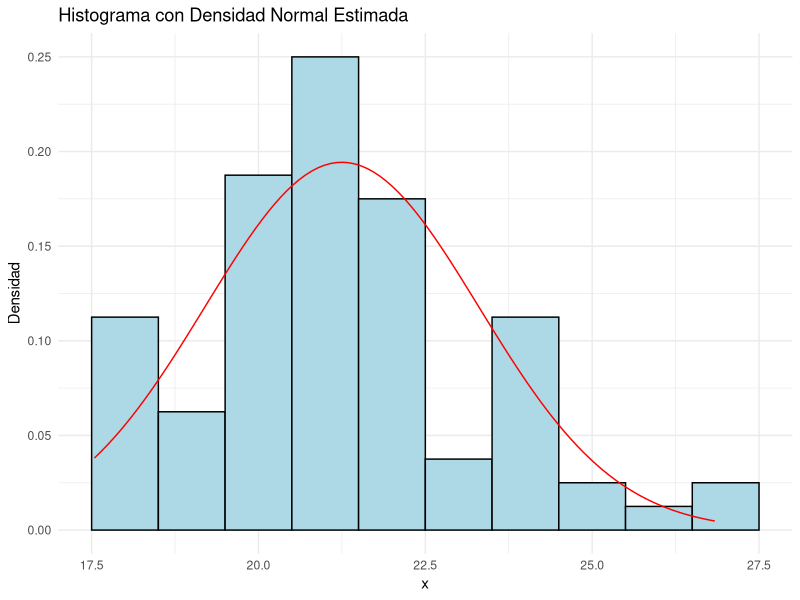
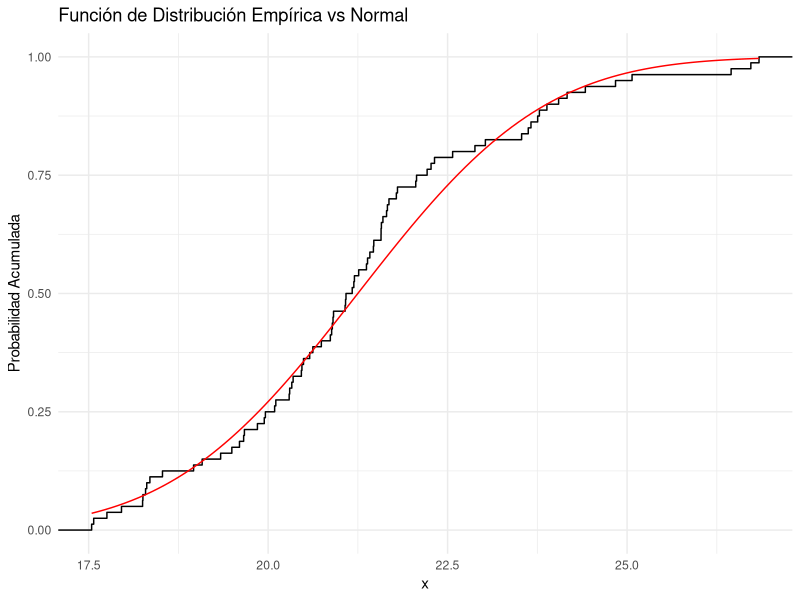
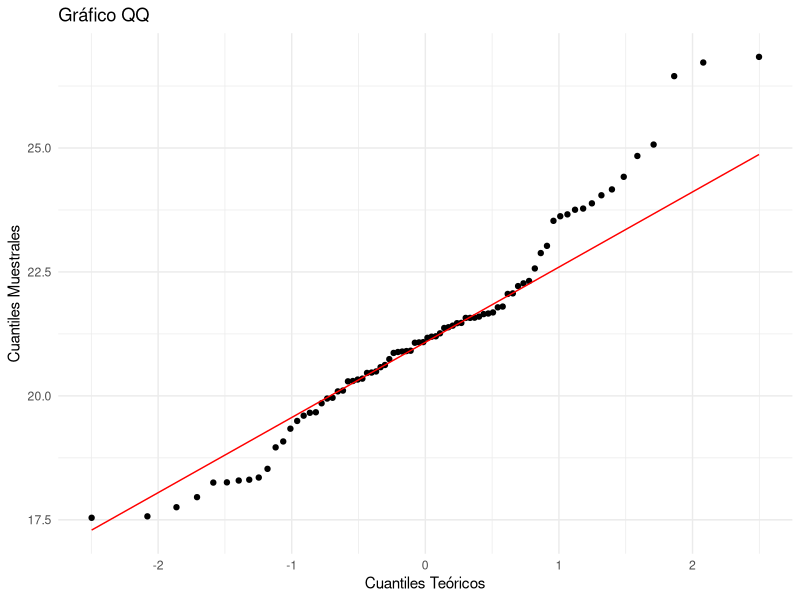

The R script that drew these images, in order: (Note: this script raises an error after producing the figures.)
# Cargar librerías necesarias
library(ggplot2)
library(stats)
library(nortest)

# Establecer el directorio de trabajo
setwd("C:/Heri/GitHub/Metodos de Inferencia II/05 Trabajo Final")
datos <- read.csv("normality-test.csv", header = TRUE)

# a) Visualización de la Distribución

# Histograma con densidad normal estimada
ggplot(datos, aes(x = x)) +
    geom_histogram(aes(y = ..density..), binwidth = 1, fill = "lightblue", color = "black") +
    stat_function(fun = dnorm, args = list(mean = mean(datos$x), sd = sd(datos$x)), color = "red") +
    labs(title = "Histograma con Densidad Normal Estimada", x = "x", y = "Densidad") +
    theme_minimal()

# Función de Distribución Empírica (ECDF)
ggplot(datos, aes(x = x)) +
    stat_ecdf(geom = "step") +
    stat_function(fun = pnorm, args = list(mean = mean(datos$x), sd = sd(datos$x)), color = "red") +
    labs(title = "Función de Distribución Empírica vs Normal", x = "x", y = "Probabilidad Acumulada") +
    theme_minimal()

# Gráfico QQ
ggplot(datos, aes(sample = x)) +
    stat_qq() +
    stat_qq_line(color = "red") +
    labs(title = "Gráfico QQ", x = "Cuantiles Teóricos", y = "Cuantiles Muestrales") +
    theme_minimal()

# b) Partición del Espacio y Prueba de Bondad de Ajuste

# Definir particiones
cantidad_clases <- 5
breaks <- quantile(datos$x, probs = seq(0, 1, length.out = cantidad_clases + 1))
observados <- table(cut(datos$x, breaks = breaks, include.lowest = TRUE))
esperados <- diff(pnorm(breaks, mean = mean(datos$x), sd = sd(datos$x))) * length(datos$x)

# Prueba de chi-cuadrada
chisq.test(observados, p = diff(pnorm(breaks, mean = mean(datos$x), sd = sd(datos$x))))

# Histograma con particiones
ggplot(datos, aes(x = x)) +
    geom_histogram(binwidth = 1, fill = "lightblue", color = "black") +
    geom_vline(xintercept = breaks, color = "red", linetype = "dashed") +
    labs(title = "Histograma con Particiones", x = "x", y = "Frecuencia") +
    theme_minimal()

# c) Pruebas de Normalidad

# Prueba de Kolmogorov-Smirnov
ks_result <- ks.test(datos$x, "pnorm", mean = mean(datos$x), sd = sd(datos$x))
ks_result

# Cálculo manual de D- y D+
ecdf_func <- ecdf(datos$x)
d_plus <- max(ecdf_func(datos$x) - pnorm(datos$x, mean = mean(datos$x), sd = sd(datos$x)))
d_minus <- max(pnorm(datos$x, mean = mean(datos$x), sd = sd(datos$x)) - (ecdf_func(datos$x) - 1/length(datos$x)))
d_plus
d_minus

# Gráfico de distancias
plot(ecdf_func, main = "D+ y D- sobre la ECF", xlab = "x", ylab = "F(x)")
curve(pnorm(x, mean = mean(datos$x), sd = sd(datos$x)), add = TRUE, col = "red")
abline(v = datos$x[which.max(ecdf_func(datos$x) - pnorm(datos$x, mean = mean(datos$x), sd = sd(datos$x)))], col = "blue", lty = 2)
abline(v = datos$x[which.max(pnorm(datos$x, mean = mean(datos$x), sd = sd(datos$x)) - (ecdf_func(datos$x) - 1/length(datos$x)))], col = "green", lty = 2)

# Comparación con funciones de prueba
lillie_result <- lillie.test(datos$x)
shapiro_result <- shapiro.test(datos$x)

ks_result
lillie_result
shapiro_result
